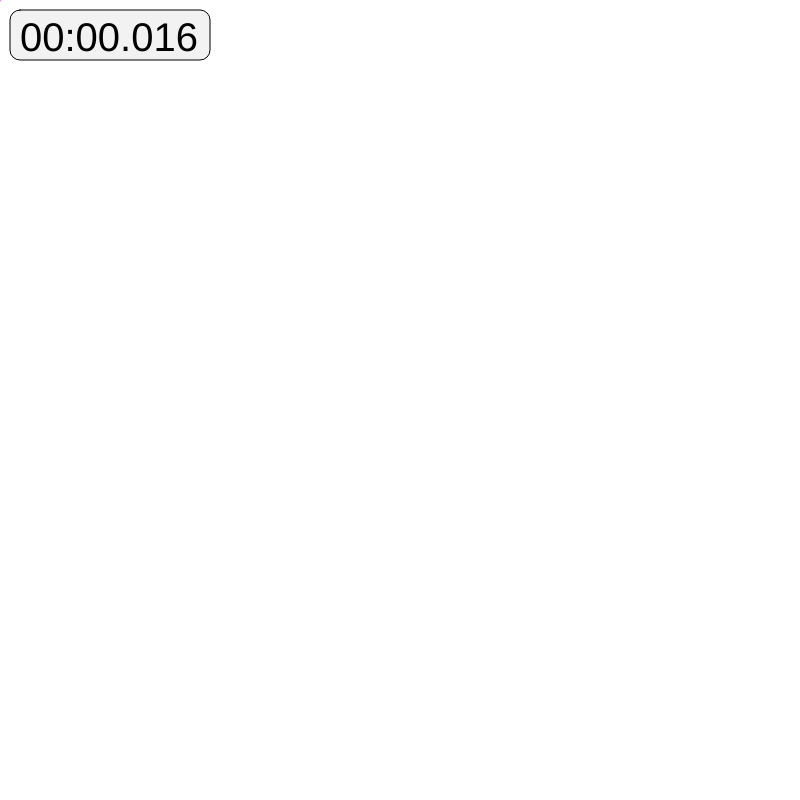
Frame 1 (no input)
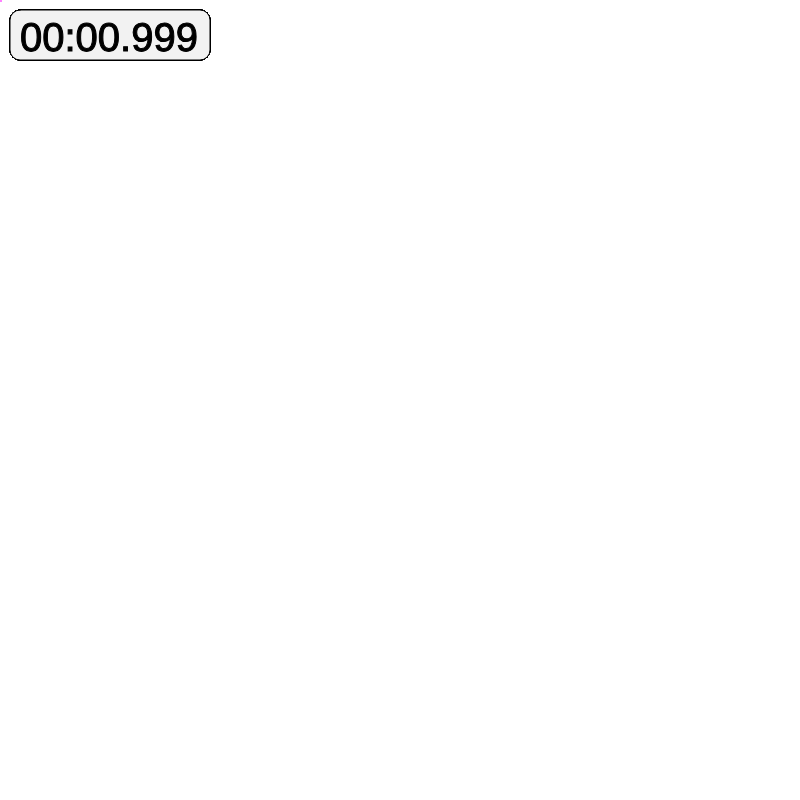
Frame 60 (no input)
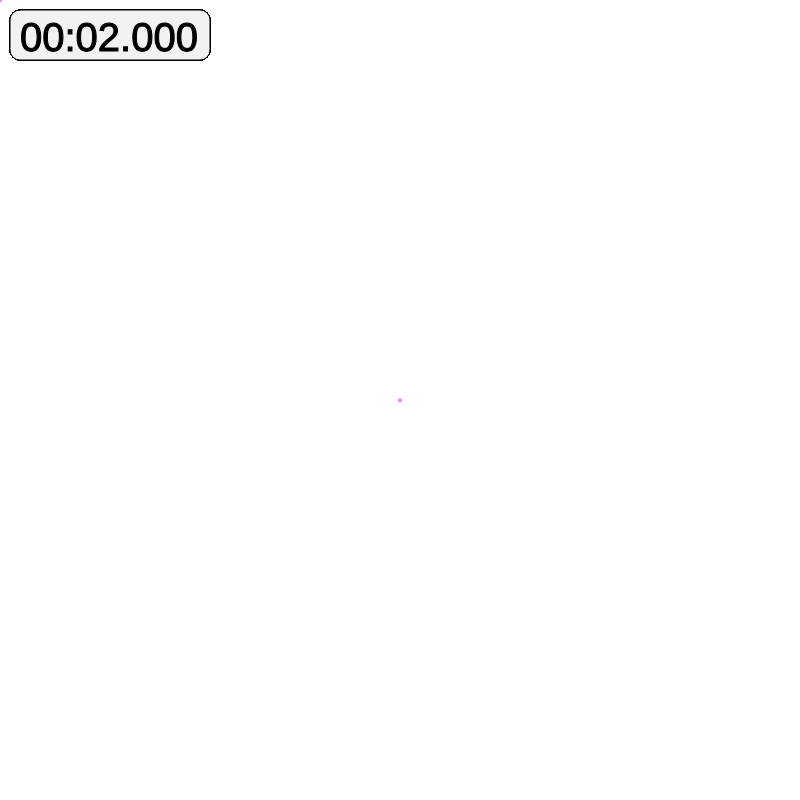
Frame 120 (the mouse pressed at the canvas centre since frame 60)

The p5.js sketch that drew these frames (run headless with seeded random() and noise() and a simulated clock; from frame 60 on, the mouse is pressed at the canvas centre):

// p5.js sketch
// ── sketch.js

let w = 800
let h = 800;
let seconds, milliseconds;

function setup() {
  createCanvas(w, h);
  angleMode(DEGREES);
  background(255);
  rectMode(CENTER);
}

function draw() {

  //technical second calc stuff
  milliseconds = int(millis() % 60000);
  seconds = int(milliseconds / 1000);  
  millisecondsPerSecond = milliseconds % 1000;

  let seconds_two_digits = String(seconds).padStart(2, "0");
  let milliseconds_three_digits = String(millisecondsPerSecond).padStart(3, "0");

  fill(242,242,242);
  rect(110,35,200,50,10);
  fill(0);
  textSize(40);
  textAlign(LEFT, CENTER);
  
  let curtime = "00:" + seconds_two_digits + "." + milliseconds_three_digits; 
  text(curtime, 20, 40);

  fill(255, 128, 255);
  noStroke();
  ellipse(mouseX, mouseY, 3);
  stroke(0);

}

function keyPressed(){
  fill(keyCode);
  let x = random(50, 750);
  let y = random(50, 750);
  rect(x,y, 40, 40, 10);
  if(keyCode > 150) fill(0);
  else fill(255);
  if(key.length > 1) textSize(10);
  else textSize(30);
  textAlign(CENTER, CENTER);
  text(key, x, y);
}
